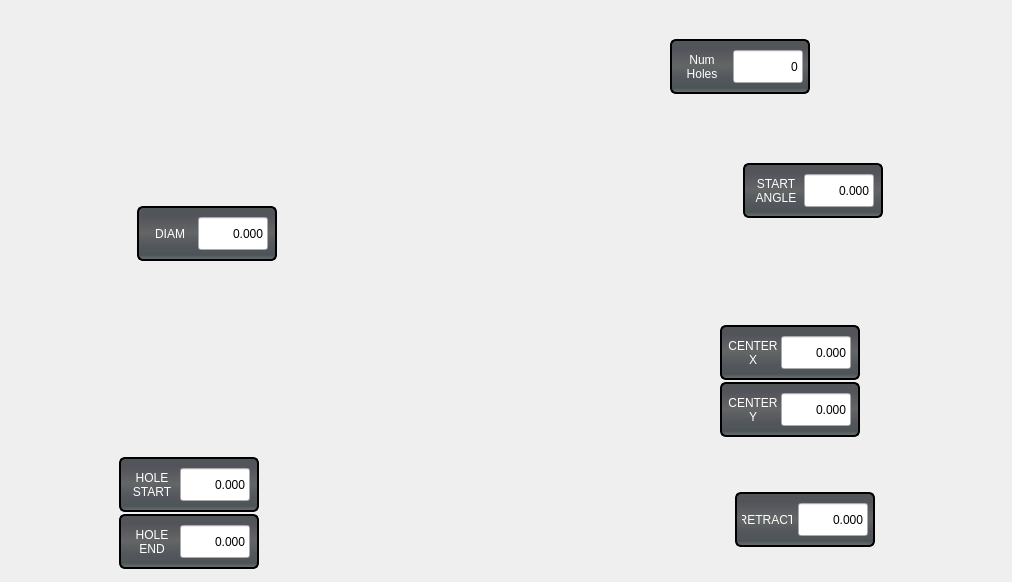
<?xml version="1.0" encoding="UTF-8"?>
<ui version="4.0">
 <class>Form</class>
 <widget class="QWidget" name="Form">
  <property name="geometry">
   <rect>
    <x>0</x>
    <y>0</y>
    <width>1012</width>
    <height>578</height>
   </rect>
  </property>
  <property name="windowTitle">
   <string>Form</string>
  </property>
  <layout class="QGridLayout" name="gridLayout">
   <item row="0" column="1">
    <widget class="QWidget" name="bolt_hole_diagram_widget" native="true">
     <property name="minimumSize">
      <size>
       <width>820</width>
       <height>560</height>
      </size>
     </property>
     <property name="maximumSize">
      <size>
       <width>820</width>
       <height>560</height>
      </size>
     </property>
     <property name="styleSheet">
      <string notr="true"/>
     </property>
     <widget class="QFrame" name="frame_22">
      <property name="geometry">
       <rect>
        <x>41</x>
        <y>195</y>
        <width>140</width>
        <height>55</height>
       </rect>
      </property>
      <property name="sizePolicy">
       <sizepolicy hsizetype="Fixed" vsizetype="Fixed">
        <horstretch>0</horstretch>
        <verstretch>0</verstretch>
       </sizepolicy>
      </property>
      <property name="minimumSize">
       <size>
        <width>140</width>
        <height>55</height>
       </size>
      </property>
      <property name="maximumSize">
       <size>
        <width>140</width>
        <height>55</height>
       </size>
      </property>
      <property name="styleSheet">
       <string notr="true">.QFrame{
    border-style: solid;
    border-color: black;
    border-width: 2px;
    border-radius: 6px;
    color: rgb(238, 238, 236);
	background-color: qlineargradient(spread:pad, x1:0, y1:0, x2:0, y2:1, stop:0 rgb(81, 86, 85), stop:0.489795 rgb(99, 102, 102), stop:0.699799 rgb(85, 88, 94), stop:0.90444 rgb(77, 84, 86), stop:0.160246 rgb(83, 84, 91), stop:1 rgb(109, 115, 118));
}</string>
      </property>
      <layout class="QHBoxLayout" name="horizontalLayout_181">
       <property name="leftMargin">
        <number>5</number>
       </property>
       <property name="rightMargin">
        <number>5</number>
       </property>
       <item>
        <layout class="QHBoxLayout" name="horizontalLayout_182">
         <property name="spacing">
          <number>3</number>
         </property>
         <item>
          <widget class="QLabel" name="label_133">
           <property name="sizePolicy">
            <sizepolicy hsizetype="Fixed" vsizetype="Fixed">
             <horstretch>0</horstretch>
             <verstretch>0</verstretch>
            </sizepolicy>
           </property>
           <property name="minimumSize">
            <size>
             <width>50</width>
             <height>33</height>
            </size>
           </property>
           <property name="maximumSize">
            <size>
             <width>50</width>
             <height>33</height>
            </size>
           </property>
           <property name="styleSheet">
            <string notr="true">QLabel{
font: 75 13pt &quot;Bebas Kai&quot;;
color: rgb(255, 255, 255);
}</string>
           </property>
           <property name="text">
            <string>DIAM</string>
           </property>
           <property name="alignment">
            <set>Qt::AlignCenter</set>
           </property>
           <property name="wordWrap">
            <bool>true</bool>
           </property>
          </widget>
         </item>
         <item>
          <widget class="FloatLineEdit" name="diameter">
           <property name="sizePolicy">
            <sizepolicy hsizetype="Expanding" vsizetype="Fixed">
             <horstretch>70</horstretch>
             <verstretch>33</verstretch>
            </sizepolicy>
           </property>
           <property name="maximumSize">
            <size>
             <width>70</width>
             <height>33</height>
            </size>
           </property>
           <property name="styleSheet">
            <string notr="true">QLabel {
    border-style: transparent;
    border-color: rgb(235, 235, 235);
    border-width: 1px;
    border-radius: 5px;
    color: black;
    background: white;
	font: 75 14pt &quot;Bebas Kai&quot;;
}</string>
           </property>
           <property name="text">
            <string>0.000</string>
           </property>
           <property name="alignment">
            <set>Qt::AlignRight|Qt::AlignTrailing|Qt::AlignVCenter</set>
           </property>
           <property name="bottom" stdset="0">
            <double>0.000000000000000</double>
           </property>
          </widget>
         </item>
        </layout>
       </item>
      </layout>
     </widget>
     <widget class="QFrame" name="frame_23">
      <property name="geometry">
       <rect>
        <x>574</x>
        <y>28</y>
        <width>140</width>
        <height>55</height>
       </rect>
      </property>
      <property name="sizePolicy">
       <sizepolicy hsizetype="Fixed" vsizetype="Fixed">
        <horstretch>0</horstretch>
        <verstretch>0</verstretch>
       </sizepolicy>
      </property>
      <property name="minimumSize">
       <size>
        <width>140</width>
        <height>55</height>
       </size>
      </property>
      <property name="maximumSize">
       <size>
        <width>140</width>
        <height>60</height>
       </size>
      </property>
      <property name="styleSheet">
       <string notr="true">.QFrame{
    border-style: solid;
    border-color: black;
    border-width: 2px;
    border-radius: 6px;
    color: rgb(238, 238, 236);
	background-color: qlineargradient(spread:pad, x1:0, y1:0, x2:0, y2:1, stop:0 rgb(81, 86, 85), stop:0.489795 rgb(99, 102, 102), stop:0.699799 rgb(85, 88, 94), stop:0.90444 rgb(77, 84, 86), stop:0.160246 rgb(83, 84, 91), stop:1 rgb(109, 115, 118));
}</string>
      </property>
      <layout class="QHBoxLayout" name="horizontalLayout_183">
       <property name="leftMargin">
        <number>5</number>
       </property>
       <property name="rightMargin">
        <number>5</number>
       </property>
       <item>
        <layout class="QHBoxLayout" name="horizontalLayout_184">
         <property name="spacing">
          <number>3</number>
         </property>
         <item>
          <widget class="QLabel" name="label_134">
           <property name="sizePolicy">
            <sizepolicy hsizetype="Fixed" vsizetype="Fixed">
             <horstretch>0</horstretch>
             <verstretch>0</verstretch>
            </sizepolicy>
           </property>
           <property name="minimumSize">
            <size>
             <width>50</width>
             <height>33</height>
            </size>
           </property>
           <property name="maximumSize">
            <size>
             <width>50</width>
             <height>33</height>
            </size>
           </property>
           <property name="styleSheet">
            <string notr="true">QLabel{
font: 75 13pt &quot;Bebas Kai&quot;;
color: rgb(255, 255, 255);
}</string>
           </property>
           <property name="text">
            <string>Num
Holes</string>
           </property>
           <property name="alignment">
            <set>Qt::AlignCenter</set>
           </property>
           <property name="wordWrap">
            <bool>true</bool>
           </property>
          </widget>
         </item>
        </layout>
       </item>
       <item>
        <widget class="IntLineEdit" name="num_holes">
         <property name="minimumSize">
          <size>
           <width>70</width>
           <height>33</height>
          </size>
         </property>
         <property name="maximumSize">
          <size>
           <width>70</width>
           <height>33</height>
          </size>
         </property>
         <property name="text">
          <string>0</string>
         </property>
         <property name="alignment">
          <set>Qt::AlignRight|Qt::AlignTrailing|Qt::AlignVCenter</set>
         </property>
         <property name="default_value" stdset="0">
          <number>1</number>
         </property>
         <property name="bottom" stdset="0">
          <number>1</number>
         </property>
        </widget>
       </item>
      </layout>
     </widget>
     <widget class="QFrame" name="frame_41">
      <property name="geometry">
       <rect>
        <x>647</x>
        <y>152</y>
        <width>140</width>
        <height>55</height>
       </rect>
      </property>
      <property name="sizePolicy">
       <sizepolicy hsizetype="Fixed" vsizetype="Fixed">
        <horstretch>0</horstretch>
        <verstretch>0</verstretch>
       </sizepolicy>
      </property>
      <property name="minimumSize">
       <size>
        <width>140</width>
        <height>55</height>
       </size>
      </property>
      <property name="maximumSize">
       <size>
        <width>140</width>
        <height>60</height>
       </size>
      </property>
      <property name="styleSheet">
       <string notr="true">.QFrame{
    border-style: solid;
    border-color: black;
    border-width: 2px;
    border-radius: 6px;
    color: rgb(238, 238, 236);
	background-color: qlineargradient(spread:pad, x1:0, y1:0, x2:0, y2:1, stop:0 rgb(81, 86, 85), stop:0.489795 rgb(99, 102, 102), stop:0.699799 rgb(85, 88, 94), stop:0.90444 rgb(77, 84, 86), stop:0.160246 rgb(83, 84, 91), stop:1 rgb(109, 115, 118));
}</string>
      </property>
      <layout class="QHBoxLayout" name="horizontalLayout_185">
       <property name="leftMargin">
        <number>5</number>
       </property>
       <property name="rightMargin">
        <number>5</number>
       </property>
       <item>
        <layout class="QHBoxLayout" name="horizontalLayout_186">
         <property name="spacing">
          <number>3</number>
         </property>
         <item>
          <widget class="QLabel" name="label_135">
           <property name="sizePolicy">
            <sizepolicy hsizetype="Fixed" vsizetype="Fixed">
             <horstretch>0</horstretch>
             <verstretch>0</verstretch>
            </sizepolicy>
           </property>
           <property name="minimumSize">
            <size>
             <width>50</width>
             <height>33</height>
            </size>
           </property>
           <property name="maximumSize">
            <size>
             <width>35</width>
             <height>33</height>
            </size>
           </property>
           <property name="styleSheet">
            <string notr="true">QLabel{
font: 75 13pt &quot;Bebas Kai&quot;;
color: rgb(255, 255, 255);
}</string>
           </property>
           <property name="text">
            <string>START
ANGLE</string>
           </property>
           <property name="alignment">
            <set>Qt::AlignCenter</set>
           </property>
           <property name="wordWrap">
            <bool>true</bool>
           </property>
          </widget>
         </item>
         <item>
          <widget class="FloatLineEdit" name="start_angle">
           <property name="sizePolicy">
            <sizepolicy hsizetype="Expanding" vsizetype="Fixed">
             <horstretch>70</horstretch>
             <verstretch>33</verstretch>
            </sizepolicy>
           </property>
           <property name="minimumSize">
            <size>
             <width>70</width>
             <height>33</height>
            </size>
           </property>
           <property name="maximumSize">
            <size>
             <width>70</width>
             <height>33</height>
            </size>
           </property>
           <property name="styleSheet">
            <string notr="true">QLabel {
    border-style: transparent;
    border-color: rgb(235, 235, 235);
    border-width: 1px;
    border-radius: 5px;
    color: black;
    background: white;
	font: 75 14pt &quot;Bebas Kai&quot;;
}</string>
           </property>
           <property name="text">
            <string>0.000</string>
           </property>
           <property name="alignment">
            <set>Qt::AlignRight|Qt::AlignTrailing|Qt::AlignVCenter</set>
           </property>
           <property name="bottom" stdset="0">
            <double>-179769313486231570814527423731704356798070567525844996598917476803157260780028538760589558632766878171540458953514382464234321326889464182768467546703537516986049910576551282076245490090389328944075868508455133942304583236903222948165808559332123348274797826204144723168738177180919299881250404026184124858368.000000000000000</double>
           </property>
          </widget>
         </item>
        </layout>
       </item>
      </layout>
     </widget>
     <widget class="QFrame" name="frame_44">
      <property name="geometry">
       <rect>
        <x>624</x>
        <y>314</y>
        <width>140</width>
        <height>55</height>
       </rect>
      </property>
      <property name="sizePolicy">
       <sizepolicy hsizetype="Fixed" vsizetype="Fixed">
        <horstretch>0</horstretch>
        <verstretch>0</verstretch>
       </sizepolicy>
      </property>
      <property name="minimumSize">
       <size>
        <width>140</width>
        <height>55</height>
       </size>
      </property>
      <property name="maximumSize">
       <size>
        <width>140</width>
        <height>55</height>
       </size>
      </property>
      <property name="styleSheet">
       <string notr="true">.QFrame{
    border-style: solid;
    border-color: black;
    border-width: 2px;
    border-radius: 6px;
    color: rgb(238, 238, 236);
	background-color: qlineargradient(spread:pad, x1:0, y1:0, x2:0, y2:1, stop:0 rgb(81, 86, 85), stop:0.489795 rgb(99, 102, 102), stop:0.699799 rgb(85, 88, 94), stop:0.90444 rgb(77, 84, 86), stop:0.160246 rgb(83, 84, 91), stop:1 rgb(109, 115, 118));
}</string>
      </property>
      <layout class="QHBoxLayout" name="horizontalLayout_187">
       <property name="leftMargin">
        <number>5</number>
       </property>
       <property name="rightMargin">
        <number>5</number>
       </property>
       <item>
        <layout class="QHBoxLayout" name="horizontalLayout_188">
         <property name="spacing">
          <number>3</number>
         </property>
         <item>
          <widget class="QLabel" name="label_136">
           <property name="sizePolicy">
            <sizepolicy hsizetype="Fixed" vsizetype="Fixed">
             <horstretch>0</horstretch>
             <verstretch>0</verstretch>
            </sizepolicy>
           </property>
           <property name="minimumSize">
            <size>
             <width>50</width>
             <height>33</height>
            </size>
           </property>
           <property name="maximumSize">
            <size>
             <width>50</width>
             <height>33</height>
            </size>
           </property>
           <property name="styleSheet">
            <string notr="true">QLabel{
font: 75 13pt &quot;Bebas Kai&quot;;
color: rgb(255, 255, 255);
}</string>
           </property>
           <property name="text">
            <string>CENTER X</string>
           </property>
           <property name="alignment">
            <set>Qt::AlignCenter</set>
           </property>
           <property name="wordWrap">
            <bool>true</bool>
           </property>
          </widget>
         </item>
         <item>
          <widget class="FloatLineEdit" name="center_x">
           <property name="sizePolicy">
            <sizepolicy hsizetype="Expanding" vsizetype="Fixed">
             <horstretch>70</horstretch>
             <verstretch>33</verstretch>
            </sizepolicy>
           </property>
           <property name="minimumSize">
            <size>
             <width>70</width>
             <height>33</height>
            </size>
           </property>
           <property name="maximumSize">
            <size>
             <width>70</width>
             <height>33</height>
            </size>
           </property>
           <property name="styleSheet">
            <string notr="true">QLabel {
    border-style: transparent;
    border-color: rgb(235, 235, 235);
    border-width: 1px;
    border-radius: 5px;
    color: black;
    background: white;
	font: 75 14pt &quot;Bebas Kai&quot;;
}</string>
           </property>
           <property name="text">
            <string>0.000</string>
           </property>
           <property name="alignment">
            <set>Qt::AlignRight|Qt::AlignTrailing|Qt::AlignVCenter</set>
           </property>
           <property name="bottom" stdset="0">
            <double>-179769313486231570814527423731704356798070567525844996598917476803157260780028538760589558632766878171540458953514382464234321326889464182768467546703537516986049910576551282076245490090389328944075868508455133942304583236903222948165808559332123348274797826204144723168738177180919299881250404026184124858368.000000000000000</double>
           </property>
          </widget>
         </item>
        </layout>
       </item>
      </layout>
     </widget>
     <widget class="QFrame" name="frame_45">
      <property name="geometry">
       <rect>
        <x>624</x>
        <y>371</y>
        <width>140</width>
        <height>55</height>
       </rect>
      </property>
      <property name="sizePolicy">
       <sizepolicy hsizetype="Fixed" vsizetype="Fixed">
        <horstretch>0</horstretch>
        <verstretch>0</verstretch>
       </sizepolicy>
      </property>
      <property name="minimumSize">
       <size>
        <width>140</width>
        <height>55</height>
       </size>
      </property>
      <property name="maximumSize">
       <size>
        <width>140</width>
        <height>55</height>
       </size>
      </property>
      <property name="styleSheet">
       <string notr="true">.QFrame{
    border-style: solid;
    border-color: black;
    border-width: 2px;
    border-radius: 6px;
    color: rgb(238, 238, 236);
	background-color: qlineargradient(spread:pad, x1:0, y1:0, x2:0, y2:1, stop:0 rgb(81, 86, 85), stop:0.489795 rgb(99, 102, 102), stop:0.699799 rgb(85, 88, 94), stop:0.90444 rgb(77, 84, 86), stop:0.160246 rgb(83, 84, 91), stop:1 rgb(109, 115, 118));
}</string>
      </property>
      <layout class="QHBoxLayout" name="horizontalLayout_189">
       <property name="leftMargin">
        <number>5</number>
       </property>
       <property name="rightMargin">
        <number>5</number>
       </property>
       <item>
        <layout class="QHBoxLayout" name="horizontalLayout_190">
         <property name="spacing">
          <number>3</number>
         </property>
         <item>
          <widget class="QLabel" name="label_137">
           <property name="sizePolicy">
            <sizepolicy hsizetype="Fixed" vsizetype="Fixed">
             <horstretch>0</horstretch>
             <verstretch>0</verstretch>
            </sizepolicy>
           </property>
           <property name="minimumSize">
            <size>
             <width>50</width>
             <height>33</height>
            </size>
           </property>
           <property name="maximumSize">
            <size>
             <width>50</width>
             <height>33</height>
            </size>
           </property>
           <property name="styleSheet">
            <string notr="true">QLabel{
font: 75 13pt &quot;Bebas Kai&quot;;
color: rgb(255, 255, 255);
}</string>
           </property>
           <property name="text">
            <string>CENTER Y</string>
           </property>
           <property name="alignment">
            <set>Qt::AlignCenter</set>
           </property>
           <property name="wordWrap">
            <bool>true</bool>
           </property>
          </widget>
         </item>
         <item>
          <widget class="FloatLineEdit" name="center_y">
           <property name="sizePolicy">
            <sizepolicy hsizetype="Expanding" vsizetype="Fixed">
             <horstretch>70</horstretch>
             <verstretch>33</verstretch>
            </sizepolicy>
           </property>
           <property name="maximumSize">
            <size>
             <width>70</width>
             <height>33</height>
            </size>
           </property>
           <property name="styleSheet">
            <string notr="true">QLabel {
    border-style: transparent;
    border-color: rgb(235, 235, 235);
    border-width: 1px;
    border-radius: 5px;
    color: black;
    background: white;
	font: 75 14pt &quot;Bebas Kai&quot;;
}</string>
           </property>
           <property name="text">
            <string>0.000</string>
           </property>
           <property name="alignment">
            <set>Qt::AlignRight|Qt::AlignTrailing|Qt::AlignVCenter</set>
           </property>
           <property name="bottom" stdset="0">
            <double>-179769313486231570814527423731704356798070567525844996598917476803157260780028538760589558632766878171540458953514382464234321326889464182768467546703537516986049910576551282076245490090389328944075868508455133942304583236903222948165808559332123348274797826204144723168738177180919299881250404026184124858368.000000000000000</double>
           </property>
          </widget>
         </item>
        </layout>
       </item>
      </layout>
     </widget>
     <widget class="QWidget" name="verticalLayoutWidget">
      <property name="geometry">
       <rect>
        <x>1217</x>
        <y>20</y>
        <width>161</width>
        <height>362</height>
       </rect>
      </property>
      <layout class="QVBoxLayout" name="verticalLayout_58"/>
     </widget>
     <widget class="QFrame" name="frame_52">
      <property name="geometry">
       <rect>
        <x>639</x>
        <y>481</y>
        <width>140</width>
        <height>55</height>
       </rect>
      </property>
      <property name="sizePolicy">
       <sizepolicy hsizetype="Fixed" vsizetype="Fixed">
        <horstretch>0</horstretch>
        <verstretch>0</verstretch>
       </sizepolicy>
      </property>
      <property name="minimumSize">
       <size>
        <width>140</width>
        <height>55</height>
       </size>
      </property>
      <property name="maximumSize">
       <size>
        <width>140</width>
        <height>55</height>
       </size>
      </property>
      <property name="styleSheet">
       <string notr="true">.QFrame{
    border-style: solid;
    border-color: black;
    border-width: 2px;
    border-radius: 6px;
    color: rgb(238, 238, 236);
	background-color: qlineargradient(spread:pad, x1:0, y1:0, x2:0, y2:1, stop:0 rgb(81, 86, 85), stop:0.489795 rgb(99, 102, 102), stop:0.699799 rgb(85, 88, 94), stop:0.90444 rgb(77, 84, 86), stop:0.160246 rgb(83, 84, 91), stop:1 rgb(109, 115, 118));
}</string>
      </property>
      <layout class="QHBoxLayout" name="horizontalLayout_197">
       <property name="leftMargin">
        <number>5</number>
       </property>
       <property name="rightMargin">
        <number>5</number>
       </property>
       <item>
        <layout class="QHBoxLayout" name="horizontalLayout_198">
         <property name="spacing">
          <number>3</number>
         </property>
         <item>
          <widget class="QLabel" name="label_146">
           <property name="sizePolicy">
            <sizepolicy hsizetype="Fixed" vsizetype="Fixed">
             <horstretch>0</horstretch>
             <verstretch>0</verstretch>
            </sizepolicy>
           </property>
           <property name="minimumSize">
            <size>
             <width>50</width>
             <height>33</height>
            </size>
           </property>
           <property name="maximumSize">
            <size>
             <width>35</width>
             <height>33</height>
            </size>
           </property>
           <property name="styleSheet">
            <string notr="true">QLabel{
font: 75 13pt &quot;Bebas Kai&quot;;
color: rgb(255, 255, 255);
}</string>
           </property>
           <property name="text">
            <string>RETRACT</string>
           </property>
           <property name="alignment">
            <set>Qt::AlignCenter</set>
           </property>
           <property name="wordWrap">
            <bool>true</bool>
           </property>
          </widget>
         </item>
        </layout>
       </item>
       <item>
        <widget class="FloatLineEdit" name="retract">
         <property name="sizePolicy">
          <sizepolicy hsizetype="Expanding" vsizetype="Fixed">
           <horstretch>70</horstretch>
           <verstretch>33</verstretch>
          </sizepolicy>
         </property>
         <property name="maximumSize">
          <size>
           <width>70</width>
           <height>33</height>
          </size>
         </property>
         <property name="styleSheet">
          <string notr="true">QLabel {
    border-style: transparent;
    border-color: rgb(235, 235, 235);
    border-width: 1px;
    border-radius: 5px;
    color: black;
    background: white;
	font: 75 14pt &quot;Bebas Kai&quot;;
}</string>
         </property>
         <property name="text">
          <string>0.000</string>
         </property>
         <property name="alignment">
          <set>Qt::AlignRight|Qt::AlignTrailing|Qt::AlignVCenter</set>
         </property>
         <property name="bottom" stdset="0">
          <double>-179769313486231570814527423731704356798070567525844996598917476803157260780028538760589558632766878171540458953514382464234321326889464182768467546703537516986049910576551282076245490090389328944075868508455133942304583236903222948165808559332123348274797826204144723168738177180919299881250404026184124858368.000000000000000</double>
         </property>
        </widget>
       </item>
      </layout>
     </widget>
     <widget class="QFrame" name="frame_53">
      <property name="geometry">
       <rect>
        <x>23</x>
        <y>446</y>
        <width>140</width>
        <height>55</height>
       </rect>
      </property>
      <property name="sizePolicy">
       <sizepolicy hsizetype="Fixed" vsizetype="Fixed">
        <horstretch>0</horstretch>
        <verstretch>0</verstretch>
       </sizepolicy>
      </property>
      <property name="minimumSize">
       <size>
        <width>140</width>
        <height>55</height>
       </size>
      </property>
      <property name="maximumSize">
       <size>
        <width>140</width>
        <height>55</height>
       </size>
      </property>
      <property name="styleSheet">
       <string notr="true">.QFrame{
    border-style: solid;
    border-color: black;
    border-width: 2px;
    border-radius: 6px;
    color: rgb(238, 238, 236);
	background-color: qlineargradient(spread:pad, x1:0, y1:0, x2:0, y2:1, stop:0 rgb(81, 86, 85), stop:0.489795 rgb(99, 102, 102), stop:0.699799 rgb(85, 88, 94), stop:0.90444 rgb(77, 84, 86), stop:0.160246 rgb(83, 84, 91), stop:1 rgb(109, 115, 118));
}</string>
      </property>
      <layout class="QHBoxLayout" name="horizontalLayout_203">
       <property name="leftMargin">
        <number>5</number>
       </property>
       <property name="rightMargin">
        <number>5</number>
       </property>
       <item>
        <layout class="QHBoxLayout" name="horizontalLayout_204">
         <property name="spacing">
          <number>3</number>
         </property>
         <item>
          <widget class="QLabel" name="label_149">
           <property name="sizePolicy">
            <sizepolicy hsizetype="Fixed" vsizetype="Fixed">
             <horstretch>0</horstretch>
             <verstretch>0</verstretch>
            </sizepolicy>
           </property>
           <property name="minimumSize">
            <size>
             <width>50</width>
             <height>33</height>
            </size>
           </property>
           <property name="maximumSize">
            <size>
             <width>50</width>
             <height>33</height>
            </size>
           </property>
           <property name="styleSheet">
            <string notr="true">QLabel{
font: 75 13pt &quot;Bebas Kai&quot;;
color: rgb(255, 255, 255);
}</string>
           </property>
           <property name="text">
            <string>HOLE START</string>
           </property>
           <property name="alignment">
            <set>Qt::AlignCenter</set>
           </property>
           <property name="wordWrap">
            <bool>true</bool>
           </property>
          </widget>
         </item>
         <item>
          <widget class="FloatLineEdit" name="hole_start">
           <property name="sizePolicy">
            <sizepolicy hsizetype="Expanding" vsizetype="Fixed">
             <horstretch>70</horstretch>
             <verstretch>33</verstretch>
            </sizepolicy>
           </property>
           <property name="maximumSize">
            <size>
             <width>70</width>
             <height>33</height>
            </size>
           </property>
           <property name="styleSheet">
            <string notr="true">QLabel {
    border-style: transparent;
    border-color: rgb(235, 235, 235);
    border-width: 1px;
    border-radius: 5px;
    color: black;
    background: white;
	font: 75 14pt &quot;Bebas Kai&quot;;
}</string>
           </property>
           <property name="text">
            <string>0.000</string>
           </property>
           <property name="alignment">
            <set>Qt::AlignRight|Qt::AlignTrailing|Qt::AlignVCenter</set>
           </property>
           <property name="bottom" stdset="0">
            <double>-179769313486231570814527423731704356798070567525844996598917476803157260780028538760589558632766878171540458953514382464234321326889464182768467546703537516986049910576551282076245490090389328944075868508455133942304583236903222948165808559332123348274797826204144723168738177180919299881250404026184124858368.000000000000000</double>
           </property>
          </widget>
         </item>
        </layout>
       </item>
      </layout>
     </widget>
     <widget class="QFrame" name="frame_54">
      <property name="geometry">
       <rect>
        <x>23</x>
        <y>503</y>
        <width>140</width>
        <height>55</height>
       </rect>
      </property>
      <property name="sizePolicy">
       <sizepolicy hsizetype="Fixed" vsizetype="Fixed">
        <horstretch>0</horstretch>
        <verstretch>0</verstretch>
       </sizepolicy>
      </property>
      <property name="minimumSize">
       <size>
        <width>140</width>
        <height>55</height>
       </size>
      </property>
      <property name="maximumSize">
       <size>
        <width>140</width>
        <height>55</height>
       </size>
      </property>
      <property name="styleSheet">
       <string notr="true">.QFrame{
    border-style: solid;
    border-color: black;
    border-width: 2px;
    border-radius: 6px;
    color: rgb(238, 238, 236);
	background-color: qlineargradient(spread:pad, x1:0, y1:0, x2:0, y2:1, stop:0 rgb(81, 86, 85), stop:0.489795 rgb(99, 102, 102), stop:0.699799 rgb(85, 88, 94), stop:0.90444 rgb(77, 84, 86), stop:0.160246 rgb(83, 84, 91), stop:1 rgb(109, 115, 118));
}</string>
      </property>
      <layout class="QHBoxLayout" name="horizontalLayout_205">
       <property name="leftMargin">
        <number>5</number>
       </property>
       <property name="rightMargin">
        <number>5</number>
       </property>
       <item>
        <layout class="QHBoxLayout" name="horizontalLayout_206">
         <property name="spacing">
          <number>3</number>
         </property>
         <item>
          <widget class="QLabel" name="label_150">
           <property name="sizePolicy">
            <sizepolicy hsizetype="Fixed" vsizetype="Fixed">
             <horstretch>0</horstretch>
             <verstretch>0</verstretch>
            </sizepolicy>
           </property>
           <property name="minimumSize">
            <size>
             <width>50</width>
             <height>33</height>
            </size>
           </property>
           <property name="maximumSize">
            <size>
             <width>50</width>
             <height>33</height>
            </size>
           </property>
           <property name="styleSheet">
            <string notr="true">QLabel{
font: 75 13pt &quot;Bebas Kai&quot;;
color: rgb(255, 255, 255);
}</string>
           </property>
           <property name="text">
            <string>HOLE END</string>
           </property>
           <property name="alignment">
            <set>Qt::AlignCenter</set>
           </property>
           <property name="wordWrap">
            <bool>true</bool>
           </property>
          </widget>
         </item>
         <item>
          <widget class="FloatLineEdit" name="hole_end">
           <property name="sizePolicy">
            <sizepolicy hsizetype="Expanding" vsizetype="Fixed">
             <horstretch>70</horstretch>
             <verstretch>33</verstretch>
            </sizepolicy>
           </property>
           <property name="maximumSize">
            <size>
             <width>70</width>
             <height>33</height>
            </size>
           </property>
           <property name="styleSheet">
            <string notr="true">QLabel {
    border-style: transparent;
    border-color: rgb(235, 235, 235);
    border-width: 1px;
    border-radius: 5px;
    color: black;
    background: white;
	font: 75 14pt &quot;Bebas Kai&quot;;
}</string>
           </property>
           <property name="text">
            <string>0.000</string>
           </property>
           <property name="alignment">
            <set>Qt::AlignRight|Qt::AlignTrailing|Qt::AlignVCenter</set>
           </property>
           <property name="bottom" stdset="0">
            <double>-179769313486231570814527423731704356798070567525844996598917476803157260780028538760589558632766878171540458953514382464234321326889464182768467546703537516986049910576551282076245490090389328944075868508455133942304583236903222948165808559332123348274797826204144723168738177180919299881250404026184124858368.000000000000000</double>
           </property>
          </widget>
         </item>
        </layout>
       </item>
      </layout>
     </widget>
     <widget class="QLabel" name="label">
      <property name="geometry">
       <rect>
        <x>0</x>
        <y>0</y>
        <width>820</width>
        <height>560</height>
       </rect>
      </property>
      <property name="minimumSize">
       <size>
        <width>820</width>
        <height>560</height>
       </size>
      </property>
      <property name="maximumSize">
       <size>
        <width>820</width>
        <height>560</height>
       </size>
      </property>
      <property name="text">
       <string/>
      </property>
      <property name="pixmap">
       <pixmap>images/drill_circle.png</pixmap>
      </property>
      <property name="alignment">
       <set>Qt::AlignCenter</set>
      </property>
     </widget>
     <zorder>label</zorder>
     <zorder>frame_22</zorder>
     <zorder>frame_23</zorder>
     <zorder>frame_41</zorder>
     <zorder>frame_44</zorder>
     <zorder>frame_45</zorder>
     <zorder>verticalLayoutWidget</zorder>
     <zorder>frame_52</zorder>
     <zorder>frame_53</zorder>
     <zorder>frame_54</zorder>
    </widget>
   </item>
   <item row="0" column="3">
    <spacer name="horizontalSpacer_2">
     <property name="orientation">
      <enum>Qt::Horizontal</enum>
     </property>
     <property name="sizeHint" stdset="0">
      <size>
       <width>40</width>
       <height>20</height>
      </size>
     </property>
    </spacer>
   </item>
   <item row="0" column="0">
    <spacer name="horizontalSpacer">
     <property name="orientation">
      <enum>Qt::Horizontal</enum>
     </property>
     <property name="sizeHint" stdset="0">
      <size>
       <width>40</width>
       <height>20</height>
      </size>
     </property>
    </spacer>
   </item>
  </layout>
 </widget>
 <customwidgets>
  <customwidget>
   <class>IntLineEdit</class>
   <extends>QLineEdit</extends>
   <header>qtpyvcp.widgets.conversational_gcode.drill_circle</header>
  </customwidget>
  <customwidget>
   <class>FloatLineEdit</class>
   <extends>QLineEdit</extends>
   <header>qtpyvcp.widgets.conversational_gcode.drill_circle</header>
  </customwidget>
 </customwidgets>
 <resources/>
 <connections/>
</ui>
